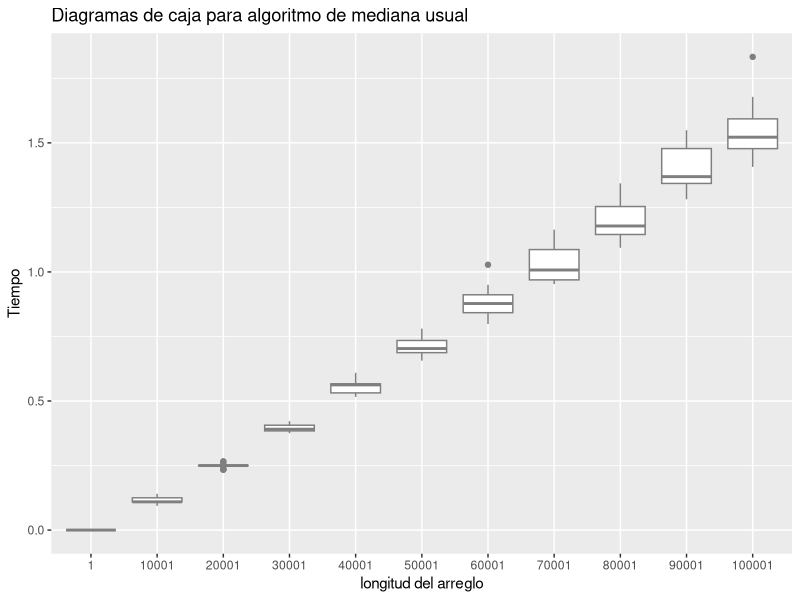
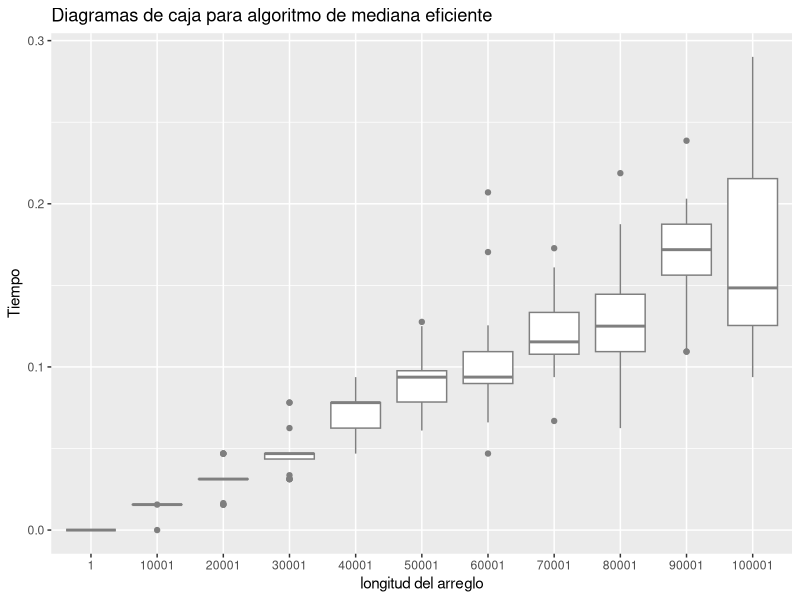
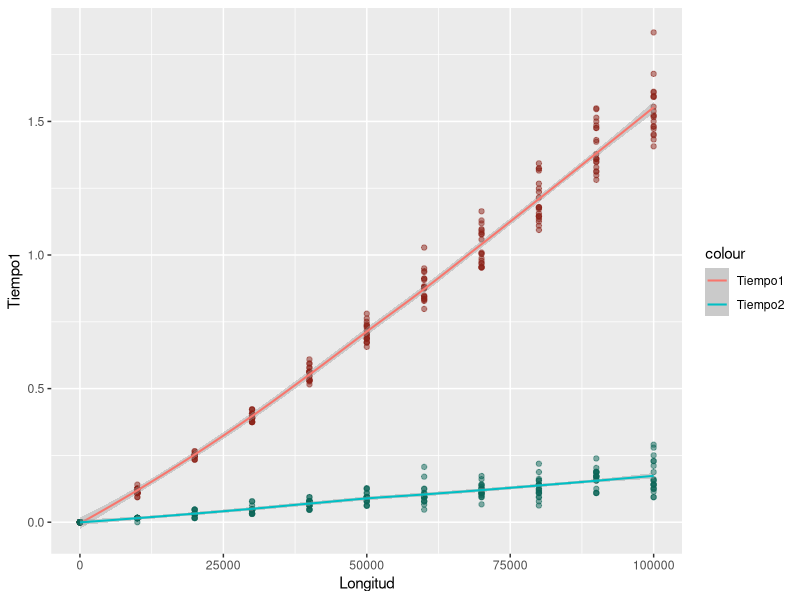

These charts were generated, in order, by the following R code:
dir = "C:/Users/Luis Nerio/Desktop/Academico/Matematicas Computacionales/projecto final "
setwd(dir)
datos = read.csv("datos.csv")
library("ggplot2")
#8C2318
#CF4647
r= ggplot(datos) +geom_point(aes(x=Longitud, y=Tiempo1),colour = "#8C2318", alpha=.5)+geom_smooth(aes(x=Longitud, y=Tiempo1,colour="Tiempo1"), size = .7)+geom_point(aes(x=Longitud, y=Tiempo2),colour = "#0D6759", alpha=.5) + geom_smooth(aes(x=Longitud, y=Tiempo2,colour="Tiempo2"), size = .7)
b = ggplot(datos) + geom_boxplot(aes(x=factor(Longitud), y = Tiempo1,colour="T"))+scale_color_manual("Algoritmo" ,breaks ="Mediana normal", values ="#8C2318" )+ xlab("longitud del arreglo")+ ylab("Tiempo")+labs(title= "Diagramas de caja para algoritmo de mediana usual")
c = ggplot(datos) + geom_boxplot(aes(x=factor(Longitud), y = Tiempo2,colour="R"))+scale_color_manual("Algoritmo" ,breaks ="Mediana eficiente", values ="#0D6759" )+ xlab("longitud del arreglo")+ ylab("Tiempo")+labs(title= "Diagramas de caja para algoritmo de mediana eficiente")